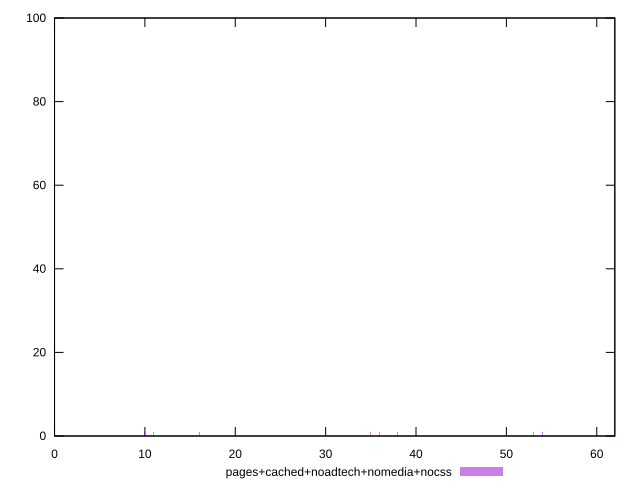

Here is the gnuplot script that generated this plot:
reset

$pagesCachedNoadtechNomediaNocss <<EOF
35 1
0 91
62 1
11 1
53 1
16 1
54 1
38 1
36 1
10 1
EOF

set key outside below
set boxwidth 0.1
set xrange [0:62]
set yrange [0:100]
set trange [0:100]
set style fill transparent solid 0.5 noborder
set terminal svg size 640, 490 enhanced background rgb 'white'
set output "report_00009_2021-02-08T22-37-41.559Z/render-blocking-resources/comparison/histogram/4_vs_5.svg"

plot $pagesCachedNoadtechNomediaNocss title "pages+cached+noadtech+nomedia+nocss" with boxes

reset
